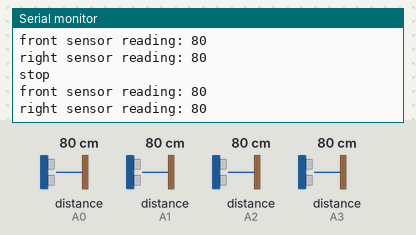
Simulated run of this sketch. Board: Arduino Uno, built with avr-gcc and run on an emulated ATmega328P. On the bench: the last lines printed to the serial monitor. The test bench sets the inputs (shaded band); at power-on: distance to the obstacle (sensors on A0, A2, A1, A3) 80 cm.

Above: at 2.4 s.
2.5 s: distance to the obstacle (sensor on A0) set to 2 cm
At 3.7 s:
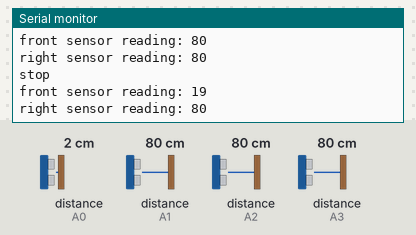
4.7 s: distance to the obstacle (sensor on A2) set to 2 cm
At 5.4 s:
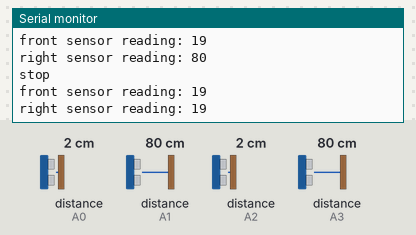
6.9 s: distance to the obstacle (sensor on A0) set to 35 cm
At 8.8 s:
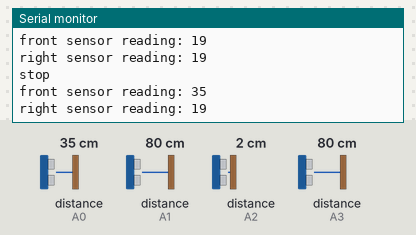
9.1 s: distance to the obstacle (sensor on A2) set to 60 cm
At 10.4 s:
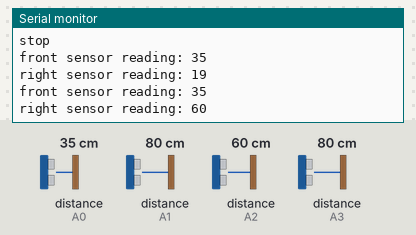
Timing chart, 0 to 12.1 s (numbered marks = the images above; inputs shaded):
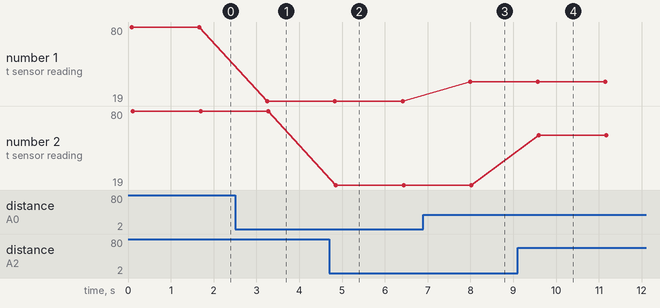

Measured:
- after the input at 2.5 s, the serial monitor: prints a new line after 0.75 s (image 1)
- after the input at 4.7 s, the serial monitor: prints a new line after 0.16 s (image 2)
- after the input at 6.9 s, the serial monitor: prints a new line after 1.1 s (image 3)
- after the input at 9.1 s, the serial monitor: prints a new line after 0.50 s (image 4)
- plotted number 1: 80 → 19 after the input at 2.5 s, 19 → 35 after the input at 6.9 s
- plotted number 2: 19 → 60 after the input at 9.1 s

The sketch:

sensorSketch.ino
```cpp
/*
 *  Will allow the sensors to interupt movement and will cause the
 *  robot to move as nessasary.
 *
 */

#include <SharpIR.h>
#include <math.h>


// Define the name and port of the sensor.
#define sensor_front A0
#define sensor_left  A1
#define sensor_right A2
#define sensor_back  A3
// The model of distance sensor that we are using.
#define model 20150

static int NUM_AVERAGE = 25;
static int VALID_READ  = 55;
static int MODEL_NUM   = 20150;

// Declare each instance of SharpIR corresponding with each sensor
SharpIR sharp_front(sensor_front, NUM_AVERAGE, VALID_READ, MODEL_NUM);
SharpIR sharp_left( sensor_left,  NUM_AVERAGE, VALID_READ, MODEL_NUM);
SharpIR sharp_right(sensor_right, NUM_AVERAGE, VALID_READ, MODEL_NUM);
SharpIR sharp_back( sensor_back,  NUM_AVERAGE, VALID_READ, MODEL_NUM);

void setup() {

  Serial.begin(9600);
  pinMode(sensor_front, INPUT);

}

void loop() {

  int dis_front = sharp_front.distance();
  int dis_left  = sharp_left.distance();
  int dis_right = sharp_right.distance();
  int dis_back  = sharp_back.distance();

  constrain(dis_front,20,150);
  constrain(dis_right,20,150);


  int exR = dis_right - 20;
  int exF = dis_front - 20;
  int rH = sqrt(exR*exR + 961);
  int trH = sqrt(256 + exF*exF);
  int wH = sqrt((dis_front + 11)*(dis_front + 11) + (dis_right - 4)*(dis_right - 4));

  if(wH <= (rH + trH)) {
    // immidiatly stop and figure out the next move.
    Serial.println("stop");
  }

  Serial.print("front sensor reading: ");
  Serial.println(dis_front);

  Serial.print("right sensor reading: ");
  Serial.println(dis_right);

  delay(1500);

}
```
